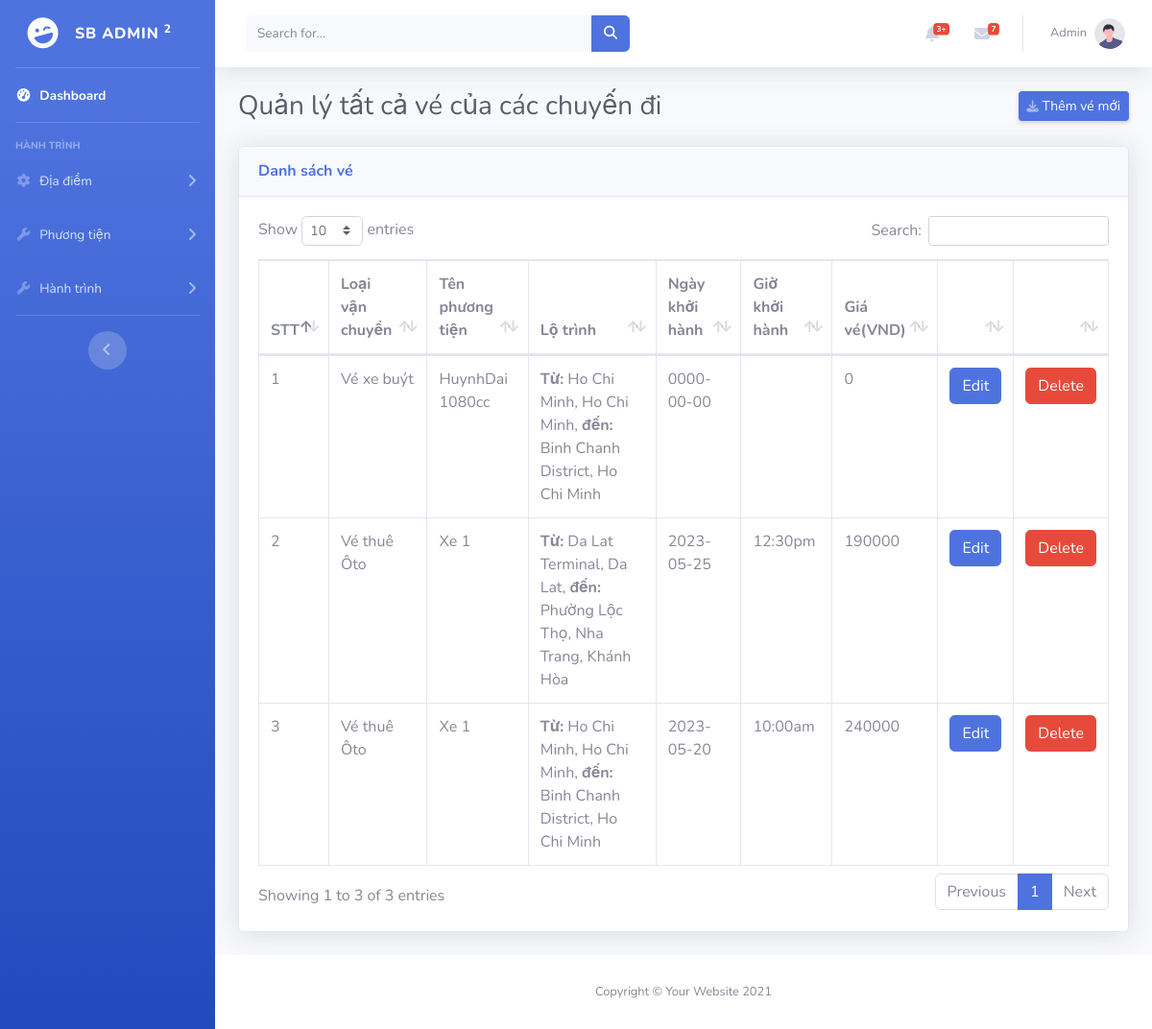
Page /admin_jimmychou/list_ticket.php (signed in) on the committed database.
### tables this page shows
CREATE TABLE `ticket` (
  `id` int(11) NOT NULL,
  `transport_id` int(11) NOT NULL,
  `vehicle_id` int(11) NOT NULL,
  `location_id` int(11) NOT NULL,
  `date_duration` date NOT NULL,
  `time_duration` text NOT NULL,
  `price` int(11) NOT NULL,
  `create_at` date NOT NULL DEFAULT current_timestamp()
);

CREATE TABLE `transport` (
  `id` int(11) NOT NULL,
  `name` text NOT NULL,
  `icon` text NOT NULL,
  `subtitle` text NOT NULL,
  `status` tinyint(1) NOT NULL DEFAULT 1,
  `trip_type` int(11) NOT NULL
);

CREATE TABLE `vehicle` (
  `id` int(11) NOT NULL,
  `name` text NOT NULL,
  `image` text NOT NULL,
  `license_plate` text NOT NULL,
  `seat` int(11) NOT NULL,
  `floor` int(11) NOT NULL,
  `agency_id` int(11) NOT NULL
);

CREATE TABLE `location` (
  `id` int(11) NOT NULL,
  `location_pick` text NOT NULL,
  `location_drop` text NOT NULL,
  `status` tinyint(1) NOT NULL DEFAULT 1
);

### model/database.php (called while the page is built, shortened)
<?php
class Database
{
    public static $connection = NULL;
    public function __construct()
    {
        if(!self::$connection) {
            self::$connection = new mysqli(DB_HOST, DB_USER, DB_PASSWORD, DB_NAME, PORT);
            self::$connection->set_charset('utf8mb4');
        }
        return self::$connection;
    }
    public function select($sql)
    {
        $sql->execute();
        $items = $sql->get_result()->fetch_all(MYSQLI_ASSOC);
        return $items;
    }
}

### model/ticket.php (called while the page is built, shortened)
<?php
require_once "database.php";
class Ticket extends Database{
    function getAllTicket(){
        $sql = parent::$connection->prepare("SELECT *,ticket.id as ticket_id, transport.id as ID_transport, vehicle.id as ID_vehicle, location.id as ID_location, transport.name as transport_name, vehicle.name as vehicle_name  FROM ticket INNER JOIN transport on ticket.transport_id = transport.id INNER JOIN location ON ticket.location_id = location.id INNER JOIN vehicle ON ticket.vehicle_id = vehicle.id order by ticket.id desc");
        return parent::select($sql);
    }
}

### admin_jimmychou/list_ticket.php (the view, shortened to what this page needs)
<?php
include "./header.php";
require_once "../model/location.php";
require_once "../model/ticket.php";
$ticket = new Ticket();
$getAllTicket = $ticket->getAllTicket();
?>
            <div class="container-fluid">
                <div class="d-sm-flex align-items-center justify-content-between mb-4">
                    <h1 class="h3 mb-0 text-gray-800">Quản lý tất cả vé của các chuyến đi</h1></h1>
                    <a id="myBtn" class="d-none d-sm-inline-block btn btn-sm btn-primary shadow-sm"><i class="fas fa-download fa-sm text-white-50"></i> Thêm vé mới</a>
                </div>
                <div class="card shadow mb-4">
                    <div class="card-header py-3">
                        <h6 class="m-0 font-weight-bold text-primary">Danh sách vé</h6>
                    </div>
                    <div class="card-body">
                        <div class="table-responsive">
                            <table class="table table-bordered" id="dataTable" width="100%" cellspacing="0">
                                <thead>
                                    <tr>
                                        <th width="5%">STT</th>
                                        <th>Loại vận chuyển</th>
                                        <th>Tên phương tiện</th>
                                        <th>Lộ trình</th>
                                        <th>Ngày khởi hành</th>
                                        <th>Giờ khởi hành</th>
                                        <th>Giá vé(VND)</th>
                                        <th width="5%"></th>
                                        <th width="5%"></th>
                                    </tr>
                                </thead>
                                <tbody>
                                    <?php
                                    $count = 1;
                                    foreach($getAllTicket as $item){ ?>
                                        <tr>
                                            <td><?=$count++?></td>
                                            <td><?=$item['transport_name']?></td>
                                            <td><?=$item['vehicle_name']?></td>
                                            <td><b>Từ:</b> <?=$item['location_pick']?>, <b>đến:</b>  <?=$item['location_drop']?></td>
                                            <td><?=$item['date_duration']?></td>
                                            <td><?=$item['time_duration']?></td>
                                            <td><?=$item['price']?></td>
                                            <td><a href="./edit_ticket.php?id=<?=$item['ticket_id']?>" class="btn btn-primary btnEdit">Edit</a></td>
                                            <td><a onclick="if(CheckForm() == false) return false" href="action/ticket/delete_ticket.php?id=<?=$item['ticket_id']?>" class="btn btn-danger">Delete</a></td>
                                        </tr>
                                    <?php } ?>
                                </tbody>
                            </table>
                        </div>
                    </div>
                </div>
            </div>
<?php
include "./footer.php";
?>

### rows in the picture
ticket: transport.name "Vé xe buýt", vehicle.name "HuynhDai 1080cc", location.location_pick "Ho Chi Minh, Ho Chi Minh", location.location_drop "Binh Chanh District, Ho Chi Minh", date_duration "0000-00-00", price "0"
ticket: transport.name "Vé thuê Ôto", vehicle.name "Xe 1", location.location_pick "Da Lat Terminal, Da Lat", location.location_drop "Phường Lộc Thọ, Nha Trang, Khánh Hòa", date_duration "2023-05-25", time_duration "12:30pm", price "190000"
ticket: transport.name "Vé thuê Ôto", vehicle.name "Xe 1", location.location_pick "Ho Chi Minh, Ho Chi Minh", location.location_drop "Binh Chanh District, Ho Chi Minh", date_duration "2023-05-20", time_duration "10:00am", price "240000"

### other values in the picture
$current_user['name'] "Admin"
